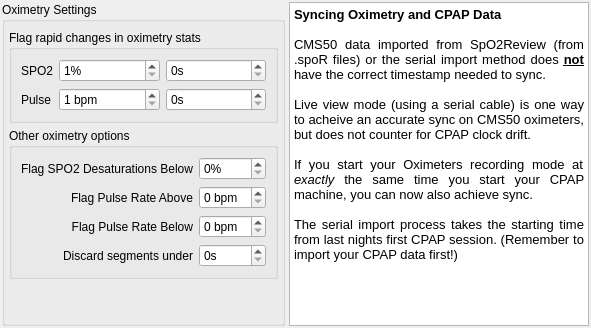
     <widget class="QWidget" name="oximetryTab">
      <attribute name="title">
       <string>&amp;Oximetry</string>
      </attribute>
      <layout class="QHBoxLayout" name="horizontalLayout_12">
       <property name="spacing">
        <number>4</number>
       </property>
       <property name="leftMargin">
        <number>2</number>
       </property>
       <property name="topMargin">
        <number>2</number>
       </property>
       <property name="rightMargin">
        <number>2</number>
       </property>
       <property name="bottomMargin">
        <number>2</number>
       </property>
       <item>
        <widget class="QGroupBox" name="oximetryGroupBox">
         <property name="title">
          <string>Oximetry Settings</string>
         </property>
         <property name="checkable">
          <bool>false</bool>
         </property>
         <layout class="QGridLayout" name="gridLayout_2">
          <property name="leftMargin">
           <number>4</number>
          </property>
          <property name="topMargin">
           <number>8</number>
          </property>
          <property name="rightMargin">
           <number>4</number>
          </property>
          <property name="bottomMargin">
           <number>4</number>
          </property>
          <property name="spacing">
           <number>5</number>
          </property>
          <item row="2" column="0" colspan="2">
           <widget class="QGroupBox" name="groupBox_3">
            <property name="sizePolicy">
             <sizepolicy hsizetype="Preferred" vsizetype="MinimumExpanding">
              <horstretch>0</horstretch>
              <verstretch>0</verstretch>
             </sizepolicy>
            </property>
            <property name="title">
             <string>Other oximetry options</string>
            </property>
            <layout class="QGridLayout" name="gridLayout_13">
             <item row="0" column="1">
              <widget class="QSpinBox" name="oxiDesaturationThreshold">
               <property name="suffix">
                <string>%</string>
               </property>
              </widget>
             </item>
             <item row="2" column="1">
              <widget class="QSpinBox" name="flagPulseBelow">
               <property name="suffix">
                <string> bpm</string>
               </property>
              </widget>
             </item>
             <item row="3" column="1">
              <widget class="QSpinBox" name="oxiDiscardThreshold">
               <property name="toolTip">
                <string>Small chunks of oximetry data under this amount will be discarded.</string>
               </property>
               <property name="suffix">
                <string>s</string>
               </property>
               <property name="maximum">
                <number>300</number>
               </property>
              </widget>
             </item>
             <item row="3" column="0">
              <widget class="QLabel" name="label_33">
               <property name="text">
                <string>Discard segments under</string>
               </property>
               <property name="alignment">
                <set>Qt::AlignRight|Qt::AlignTrailing|Qt::AlignVCenter</set>
               </property>
              </widget>
             </item>
             <item row="1" column="1">
              <widget class="QSpinBox" name="flagPulseAbove">
               <property name="suffix">
                <string> bpm</string>
               </property>
              </widget>
             </item>
             <item row="0" column="0">
              <widget class="QLabel" name="label_52">
               <property name="text">
                <string>Flag SPO2 Desaturations Below</string>
               </property>
               <property name="alignment">
                <set>Qt::AlignRight|Qt::AlignTrailing|Qt::AlignVCenter</set>
               </property>
              </widget>
             </item>
             <item row="2" column="0">
              <widget class="QLabel" name="label_54">
               <property name="text">
                <string>Flag Pulse Rate Below</string>
               </property>
               <property name="alignment">
                <set>Qt::AlignRight|Qt::AlignTrailing|Qt::AlignVCenter</set>
               </property>
              </widget>
             </item>
             <item row="1" column="0">
              <widget class="QLabel" name="label_53">
               <property name="text">
                <string>Flag Pulse Rate Above</string>
               </property>
               <property name="alignment">
                <set>Qt::AlignRight|Qt::AlignTrailing|Qt::AlignVCenter</set>
               </property>
              </widget>
             </item>
            </layout>
           </widget>
          </item>
          <item row="1" column="0" colspan="2">
           <widget class="QGroupBox" name="groupBox_4">
            <property name="sizePolicy">
             <sizepolicy hsizetype="Preferred" vsizetype="MinimumExpanding">
              <horstretch>0</horstretch>
              <verstretch>0</verstretch>
             </sizepolicy>
            </property>
            <property name="title">
             <string>Flag rapid changes in oximetry stats</string>
            </property>
            <layout class="QGridLayout" name="gridLayout_4">
             <item row="1" column="0">
              <widget class="QLabel" name="label_24">
               <property name="sizePolicy">
                <sizepolicy hsizetype="Fixed" vsizetype="Preferred">
                 <horstretch>0</horstretch>
                 <verstretch>0</verstretch>
                </sizepolicy>
               </property>
               <property name="text">
                <string>SPO2</string>
               </property>
              </widget>
             </item>
             <item row="1" column="2">
              <widget class="QDoubleSpinBox" name="spo2DropTime">
               <property name="toolTip">
                <string>Minimum duration of drop in oxygen saturation</string>
               </property>
               <property name="suffix">
                <string>s</string>
               </property>
               <property name="decimals">
                <number>0</number>
               </property>
              </widget>
             </item>
             <item row="3" column="1">
              <widget class="QDoubleSpinBox" name="pulseChange">
               <property name="toolTip">
                <string>Sudden change in Pulse Rate of at least this amount</string>
               </property>
               <property name="suffix">
                <string> bpm</string>
               </property>
               <property name="decimals">
                <number>0</number>
               </property>
               <property name="minimum">
                <double>1.000000000000000</double>
               </property>
              </widget>
             </item>
             <item row="3" column="2">
              <widget class="QDoubleSpinBox" name="pulseChangeTime">
               <property name="toolTip">
                <string>Minimum duration of pulse change event.</string>
               </property>
               <property name="suffix">
                <string>s</string>
               </property>
               <property name="decimals">
                <number>0</number>
               </property>
              </widget>
             </item>
             <item row="3" column="0">
              <widget class="QLabel" name="label_25">
               <property name="sizePolicy">
                <sizepolicy hsizetype="Fixed" vsizetype="Preferred">
                 <horstretch>0</horstretch>
                 <verstretch>0</verstretch>
                </sizepolicy>
               </property>
               <property name="text">
                <string>Pulse</string>
               </property>
              </widget>
             </item>
             <item row="1" column="1">
              <widget class="QDoubleSpinBox" name="spo2Drop">
               <property name="toolTip">
                <string>Percentage drop in oxygen saturation</string>
               </property>
               <property name="suffix">
                <string>%</string>
               </property>
               <property name="decimals">
                <number>0</number>
               </property>
               <property name="minimum">
                <double>1.000000000000000</double>
               </property>
              </widget>
             </item>
            </layout>
           </widget>
          </item>
          <item row="3" column="0" colspan="2">
           <spacer name="verticalSpacer_6">
            <property name="orientation">
             <enum>Qt::Vertical</enum>
            </property>
            <property name="sizeHint" stdset="0">
             <size>
              <width>20</width>
              <height>40</height>
             </size>
            </property>
           </spacer>
          </item>
         </layout>
        </widget>
       </item>
       <item>
        <widget class="QTextBrowser" name="textBrowser">
         <property name="sizePolicy">
          <sizepolicy hsizetype="Expanding" vsizetype="MinimumExpanding">
           <horstretch>0</horstretch>
           <verstretch>0</verstretch>
          </sizepolicy>
         </property>
         <property name="minimumSize">
          <size>
           <width>300</width>
           <height>0</height>
          </size>
         </property>
         <property name="html">
          <string>&lt;!DOCTYPE HTML PUBLIC &quot;-//W3C//DTD HTML 4.0//EN&quot; &quot;http://www.w3.org/TR/REC-html40/strict.dtd&quot;&gt;
&lt;html&gt;&lt;head&gt;&lt;meta name=&quot;qrichtext&quot; content=&quot;1&quot; /&gt;&lt;style type=&quot;text/css&quot;&gt;
p, li { white-space: pre-wrap; }
&lt;/style&gt;&lt;/head&gt;&lt;body style=&quot; font-family:'Ubuntu'; font-size:11pt; font-weight:400; font-style:normal;&quot;&gt;
&lt;p style=&quot; margin-top:0px; margin-bottom:0px; margin-left:0px; margin-right:0px; -qt-block-indent:0; text-indent:0px;&quot;&gt;&lt;span style=&quot; font-family:'Sans'; font-size:10pt; font-weight:600;&quot;&gt;Syncing Oximetry and CPAP Data&lt;/span&gt;&lt;/p&gt;
&lt;p align=&quot;justify&quot; style=&quot;-qt-paragraph-type:empty; margin-top:0px; margin-bottom:0px; margin-left:0px; margin-right:0px; -qt-block-indent:0; text-indent:0px; font-family:'Sans'; font-size:10pt;&quot;&gt;&lt;br /&gt;&lt;/p&gt;
&lt;p align=&quot;justify&quot; style=&quot; margin-top:0px; margin-bottom:0px; margin-left:0px; margin-right:0px; -qt-block-indent:0; text-indent:0px;&quot;&gt;&lt;span style=&quot; font-family:'Sans'; font-size:10pt;&quot;&gt;CMS50 data imported from SpO2Review (from .spoR files) or the serial import method does &lt;/span&gt;&lt;span style=&quot; font-family:'Sans'; font-size:10pt; font-weight:600; text-decoration: underline;&quot;&gt;not&lt;/span&gt;&lt;span style=&quot; font-family:'Sans'; font-size:10pt;&quot;&gt; have the correct timestamp needed to sync.&lt;/span&gt;&lt;/p&gt;
&lt;p align=&quot;justify&quot; style=&quot;-qt-paragraph-type:empty; margin-top:0px; margin-bottom:0px; margin-left:0px; margin-right:0px; -qt-block-indent:0; text-indent:0px; font-family:'Sans'; font-size:10pt;&quot;&gt;&lt;br /&gt;&lt;/p&gt;
&lt;p align=&quot;justify&quot; style=&quot; margin-top:0px; margin-bottom:0px; margin-left:0px; margin-right:0px; -qt-block-indent:0; text-indent:0px;&quot;&gt;&lt;span style=&quot; font-family:'Sans'; font-size:10pt;&quot;&gt;Live view mode (using a serial cable) is one way to acheive an accurate sync on CMS50 oximeters, but does not counter for CPAP clock drift.&lt;/span&gt;&lt;/p&gt;
&lt;p align=&quot;justify&quot; style=&quot;-qt-paragraph-type:empty; margin-top:0px; margin-bottom:0px; margin-left:0px; margin-right:0px; -qt-block-indent:0; text-indent:0px; font-family:'Sans'; font-size:10pt;&quot;&gt;&lt;br /&gt;&lt;/p&gt;
&lt;p align=&quot;justify&quot; style=&quot; margin-top:0px; margin-bottom:0px; margin-left:0px; margin-right:0px; -qt-block-indent:0; text-indent:0px;&quot;&gt;&lt;span style=&quot; font-family:'Sans'; font-size:10pt;&quot;&gt;If you start your Oximeters recording mode at &lt;/span&gt;&lt;span style=&quot; font-family:'Sans'; font-size:10pt; font-style:italic;&quot;&gt;exactly &lt;/span&gt;&lt;span style=&quot; font-family:'Sans'; font-size:10pt;&quot;&gt;the same time you start your CPAP machine, you can now also achieve sync. &lt;/span&gt;&lt;/p&gt;
&lt;p align=&quot;justify&quot; style=&quot;-qt-paragraph-type:empty; margin-top:0px; margin-bottom:0px; margin-left:0px; margin-right:0px; -qt-block-indent:0; text-indent:0px; font-family:'Sans'; font-size:10pt;&quot;&gt;&lt;br /&gt;&lt;/p&gt;
&lt;p align=&quot;justify&quot; style=&quot; margin-top:0px; margin-bottom:0px; margin-left:0px; margin-right:0px; -qt-block-indent:0; text-indent:0px;&quot;&gt;&lt;span style=&quot; font-family:'Sans'; font-size:10pt;&quot;&gt;The serial import process takes the starting time from last nights first CPAP session. (Remember to import your CPAP data first!)&lt;/span&gt;&lt;/p&gt;&lt;/body&gt;&lt;/html&gt;</string>
         </property>
        </widget>
       </item>
      </layout>
     </widget>
